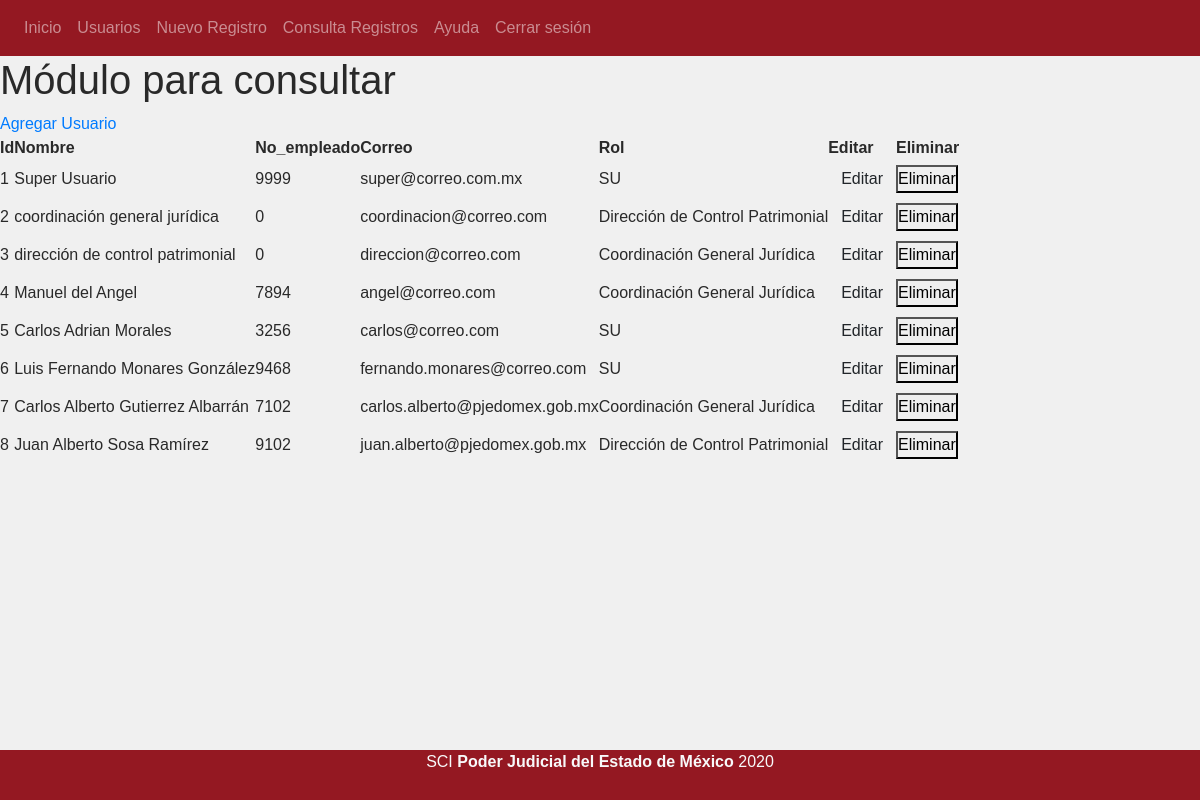
The app's page /usuarios (signed in) with its own data.
### tables this page shows
CREATE TABLE `usuarios` (
  `id` int(11) NOT NULL,
  `nombre` varchar(60) NOT NULL,
  `no_empleado` int(10) NOT NULL,
  `correo` varchar(30) NOT NULL,
  `pass` varchar(256) NOT NULL,
  `rol` tinyint(1) NOT NULL
);

### controller/Usuarios.php (called while the page is built, shortened)
<?php
class Usuarios extends Controller{
    function __construct(){
        $this->view->usuarios = [];
    }
    function render(){
        $usuarios = $this->model->getUsuarios();
        $this->view->usuarios = $usuarios;
        $this->view->mensaje = "";
        $this->view->render('usuarios/index');
    }
}
?>

### index.php (called while the page is built, shortened)
<?php
    require_once 'config/database.php';
    $app = new App();
?>

### model/usuariosModel.php (called while the page is built, shortened)
<?php
include_once 'model/classes/Usuario.class.php';
class UsuariosModel extends Model{
    public function getUsuarios(){
        $items = [];
        try{
            $query = $this->db->conn()->query("SELECT * FROM usuarios");
            while ($row = $query->fetch()){
                $item = new Usuario();
                $item->id = $row['id'];
                $item->nombre = $row['nombre'];
                $item->no_empleado = $row['no_empleado'];
                $item->correo  = $row['correo'];
                $item->rol  = $item->traduceRol($row['rol']);
                array_push($items, $item);
            }
            return $items;
        }
        catch(PDOException $e){
            print "Error" . $e->getMessage();
            print "Error al insertar en la BD";
            return [];
        }
    }
}
?>

### config/database.php (called while the page is built, shortened)
<?php
class DataBase{
    private $host;
    private $user;
    private $pass;
    private $charset;
    function __construct(){
        $this->host = constant('HOST');
        $this->db = constant('DB');
        $this->user = constant('USER');
        $this->pass = constant('PASS');
        $this->charset = constant('CHARSET');
    }
    function conn(){
        try {
            $connection = "mysql:host=" . $this->host . ";dbname=" . $this->db . ";charset=" . $this->charset;
            $options = [
                PDO::ATTR_ERRMODE => PDO::ERRMODE_EXCEPTION,
                PDO::ATTR_EMULATE_PREPARES => false,
            ];
            $pdo = new PDO($connection, $this->user, $this->pass, $options);
            return $pdo;
        } catch (PDOException $e) {
            print_r("Error: " . $e->getMessage());
        }
    }
}
?>

### model/classes/Usuario.class.php (called while the page is built, shortened)
<?php
class Usuario{
    function traduceRol($rol){
        if($rol == 0){
            $stringRol = "SU" ;
        }
        if($rol == 1){
            $stringRol = "Coordinación General Jurídica";
        }
        if($rol == 2){
            $stringRol = "Dirección de Control Patrimonial";
        }
        return $stringRol;
    }
}
?>

### view/usuarios/index.php (the view, shortened to what this page needs)
<!DOCTYPE html>
<html lang="es">
<head>
</head>
<body>
    <?php require_once 'view/header.php'; ?>
    <div id="main">
        <h1 class="center">Módulo para consultar</h1>
    </div>
    <div id="tabla-usuarios" class="main">
        <a clas="btn" href="<?php echo constant('URL')."signin" ?>">Agregar Usuario</a>
        <table>
            <thead>
                <tr>
                    <th>Id</th>
                    <th>Nombre</th>
                    <th>No_empleado</th>
                    <th>Correo</th>
                    <th>Rol</th>
                    <th>Editar</th>
                    <th>Eliminar</th>
                </tr>
            </thead>
            <tbody id="tbody-usuarios"  >
                <?php
                foreach ($this->usuarios as $row) {
                ?>
                    <tr id="fila-id-<?php echo $row->id; ?>" >
                        <td><?php echo $row->id; ?></td>
                        <td><?php echo $row->nombre; ?> </td>
                        <td><?php echo $row->no_empleado; ?> </td>
                        <td><?php echo $row->correo; ?> </td>
                        <td><?php echo $row->rol; ?> </td>
                        <td>
                            <a href="<?php echo constant('URL') . 'usuarios/verUsuario/' .  $row->id; ?>" class="btn">Editar</a>
                        </td>
                        <td>
                            <button class="btnEliminar"
                                data-id="<?php echo $row->id ; ?>"
                                data-matricula="<?php echo $row->no_empleado; ?>"  >
                                Eliminar
                            </button>
                        </td>
                    </tr>
                <?php
                }
                ?>
            </tbody>
        </table>
    </div>
    <?php require_once 'view/footer.php'; ?>
</body>
</html>

### resources/css/dafault.css (style rules this page uses)
* { margin: 0; padding: 0; }
body { font-family: Arial, Helvetica, sans-serif; background: #f0f0f0; color: #292929; min-height: 100vh; position: relative; margin: 0; padding:0; padding-bottom: 50px; box-sizing: border-box; }

### records on screen
usuarios: id "1", nombre "Super Usuario", no_empleado "9999", correo "super@correo.com.mx", rol "SU"
usuarios: id "2", nombre "coordinación general jurídica", no_empleado "0", correo "coordinacion@correo.com", rol "Dirección de Control Patrimonial"
usuarios: id "3", nombre "dirección de control patrimonial", no_empleado "0", correo "direccion@correo.com", rol "Coordinación General Jurídica"
usuarios: id "4", nombre "Manuel del Angel", no_empleado "7894", correo "angel@correo.com", rol "Coordinación General Jurídica"
usuarios: id "5", nombre "Carlos Adrian Morales", no_empleado "3256", correo "carlos@correo.com", rol "SU"
usuarios: id "6", nombre "Luis Fernando Monares González", no_empleado "9468", correo "fernando.monares@correo.com", rol "SU"
usuarios: id "7", nombre "Carlos Alberto Gutierrez Albarrán", no_empleado "7102", correo "carlos.alberto@pjedomex.gob.mx", rol "Coordinación General Jurídica"
usuarios: id "8", nombre "Juan Alberto Sosa Ramírez", no_empleado "9102", correo "juan.alberto@pjedomex.gob.mx", rol "Dirección de Control Patrimonial"
